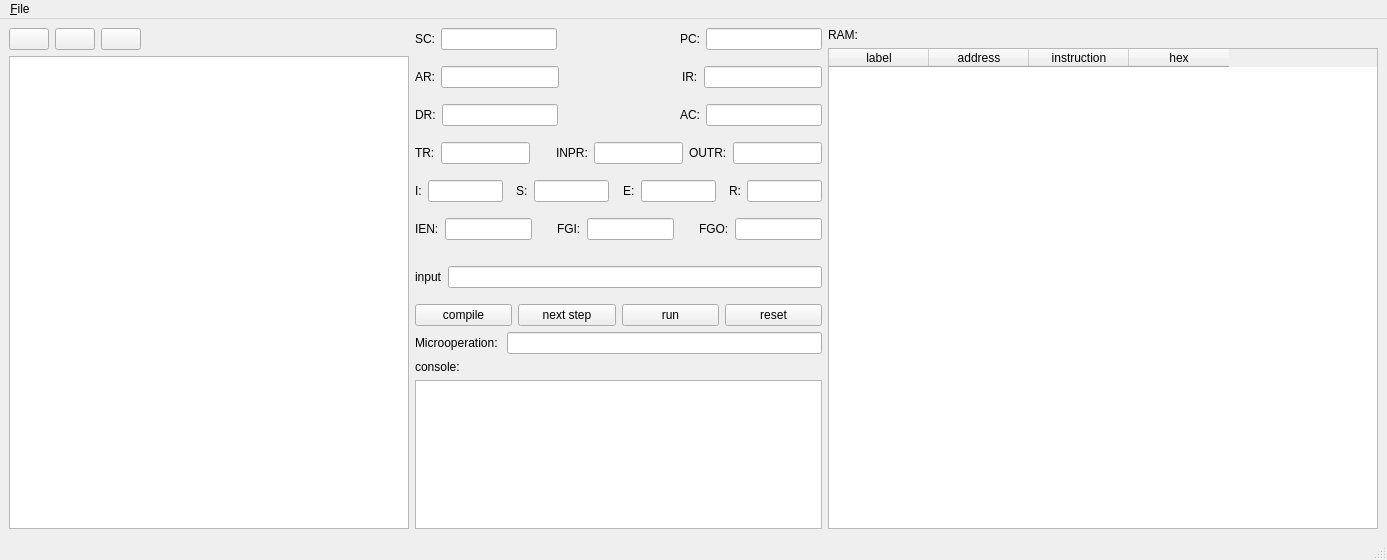
<?xml version="1.0" encoding="UTF-8"?>
<ui version="4.0">
 <class>MainWindow</class>
 <widget class="QMainWindow" name="MainWindow">
  <property name="geometry">
   <rect>
    <x>0</x>
    <y>0</y>
    <width>1387</width>
    <height>560</height>
   </rect>
  </property>
  <property name="minimumSize">
   <size>
    <width>0</width>
    <height>0</height>
   </size>
  </property>
  <property name="windowTitle">
   <string>MainWindow</string>
  </property>
  <widget class="QWidget" name="centralwidget">
   <layout class="QHBoxLayout" name="horizontalLayout_16">
    <item>
     <layout class="QVBoxLayout" name="verticalLayout_2">
      <property name="sizeConstraint">
       <enum>QLayout::SetDefaultConstraint</enum>
      </property>
      <item>
       <layout class="QHBoxLayout" name="horizontalLayout">
        <item>
         <widget class="QPushButton" name="savebtn">
          <property name="cursor">
           <cursorShape>PointingHandCursor</cursorShape>
          </property>
          <property name="statusTip">
           <string>save this file</string>
          </property>
          <property name="text">
           <string/>
          </property>
          <property name="iconSize">
           <size>
            <width>30</width>
            <height>30</height>
           </size>
          </property>
         </widget>
        </item>
        <item>
         <widget class="QPushButton" name="openbtn">
          <property name="cursor">
           <cursorShape>PointingHandCursor</cursorShape>
          </property>
          <property name="statusTip">
           <string>load a text file</string>
          </property>
          <property name="text">
           <string/>
          </property>
          <property name="iconSize">
           <size>
            <width>30</width>
            <height>30</height>
           </size>
          </property>
         </widget>
        </item>
        <item>
         <widget class="QPushButton" name="newbtn">
          <property name="cursor">
           <cursorShape>PointingHandCursor</cursorShape>
          </property>
          <property name="statusTip">
           <string>New text file</string>
          </property>
          <property name="text">
           <string/>
          </property>
          <property name="iconSize">
           <size>
            <width>30</width>
            <height>30</height>
           </size>
          </property>
         </widget>
        </item>
        <item>
         <spacer name="horizontalSpacer">
          <property name="orientation">
           <enum>Qt::Horizontal</enum>
          </property>
          <property name="sizeHint" stdset="0">
           <size>
            <width>40</width>
            <height>20</height>
           </size>
          </property>
         </spacer>
        </item>
       </layout>
      </item>
      <item>
       <widget class="QTextEdit" name="editor">
        <property name="minimumSize">
         <size>
          <width>400</width>
          <height>0</height>
         </size>
        </property>
        <property name="font">
         <font>
          <family>Consolas</family>
          <pointsize>12</pointsize>
         </font>
        </property>
        <property name="cursor" stdset="0">
         <cursorShape>IBeamCursor</cursorShape>
        </property>
        <property name="locale">
         <locale language="English" country="UnitedStates"/>
        </property>
       </widget>
      </item>
     </layout>
    </item>
    <item>
     <layout class="QVBoxLayout" name="verticalLayout_5">
      <item>
       <layout class="QHBoxLayout" name="horizontalLayout_6">
        <property name="bottomMargin">
         <number>10</number>
        </property>
        <item>
         <widget class="QLabel" name="label_2">
          <property name="text">
           <string>SC:</string>
          </property>
         </widget>
        </item>
        <item>
         <widget class="QLineEdit" name="sc_line">
          <property name="minimumSize">
           <size>
            <width>5</width>
            <height>0</height>
           </size>
          </property>
          <property name="readOnly">
           <bool>true</bool>
          </property>
         </widget>
        </item>
        <item>
         <spacer name="horizontalSpacer_2">
          <property name="orientation">
           <enum>Qt::Horizontal</enum>
          </property>
          <property name="sizeHint" stdset="0">
           <size>
            <width>40</width>
            <height>20</height>
           </size>
          </property>
         </spacer>
        </item>
        <item>
         <widget class="QLabel" name="label">
          <property name="text">
           <string>PC:</string>
          </property>
         </widget>
        </item>
        <item>
         <widget class="QLineEdit" name="pc_line">
          <property name="minimumSize">
           <size>
            <width>5</width>
            <height>0</height>
           </size>
          </property>
          <property name="text">
           <string/>
          </property>
          <property name="readOnly">
           <bool>true</bool>
          </property>
         </widget>
        </item>
       </layout>
      </item>
      <item>
       <layout class="QHBoxLayout" name="horizontalLayout_7">
        <property name="bottomMargin">
         <number>10</number>
        </property>
        <item>
         <widget class="QLabel" name="label_4">
          <property name="text">
           <string>AR:</string>
          </property>
         </widget>
        </item>
        <item>
         <widget class="QLineEdit" name="ar_line">
          <property name="readOnly">
           <bool>true</bool>
          </property>
         </widget>
        </item>
        <item>
         <spacer name="horizontalSpacer_3">
          <property name="orientation">
           <enum>Qt::Horizontal</enum>
          </property>
          <property name="sizeHint" stdset="0">
           <size>
            <width>40</width>
            <height>20</height>
           </size>
          </property>
         </spacer>
        </item>
        <item>
         <widget class="QLabel" name="label_3">
          <property name="text">
           <string>IR:</string>
          </property>
         </widget>
        </item>
        <item>
         <widget class="QLineEdit" name="ir_line">
          <property name="readOnly">
           <bool>true</bool>
          </property>
         </widget>
        </item>
       </layout>
      </item>
      <item>
       <layout class="QHBoxLayout" name="horizontalLayout_8">
        <property name="bottomMargin">
         <number>10</number>
        </property>
        <item>
         <widget class="QLabel" name="label_5">
          <property name="text">
           <string>DR:</string>
          </property>
         </widget>
        </item>
        <item>
         <widget class="QLineEdit" name="dr_line">
          <property name="readOnly">
           <bool>true</bool>
          </property>
         </widget>
        </item>
        <item>
         <spacer name="horizontalSpacer_4">
          <property name="orientation">
           <enum>Qt::Horizontal</enum>
          </property>
          <property name="sizeHint" stdset="0">
           <size>
            <width>40</width>
            <height>20</height>
           </size>
          </property>
         </spacer>
        </item>
        <item>
         <widget class="QLabel" name="label_6">
          <property name="text">
           <string>AC:</string>
          </property>
         </widget>
        </item>
        <item>
         <widget class="QLineEdit" name="ac_line">
          <property name="readOnly">
           <bool>true</bool>
          </property>
         </widget>
        </item>
       </layout>
      </item>
      <item>
       <layout class="QHBoxLayout" name="horizontalLayout_9">
        <property name="bottomMargin">
         <number>10</number>
        </property>
        <item>
         <widget class="QLabel" name="label_7">
          <property name="text">
           <string>TR:</string>
          </property>
         </widget>
        </item>
        <item>
         <widget class="QLineEdit" name="tr_line">
          <property name="readOnly">
           <bool>true</bool>
          </property>
         </widget>
        </item>
        <item>
         <spacer name="horizontalSpacer_5">
          <property name="orientation">
           <enum>Qt::Horizontal</enum>
          </property>
          <property name="sizeHint" stdset="0">
           <size>
            <width>40</width>
            <height>20</height>
           </size>
          </property>
         </spacer>
        </item>
        <item>
         <widget class="QLabel" name="label_8">
          <property name="text">
           <string>INPR:</string>
          </property>
         </widget>
        </item>
        <item>
         <widget class="QLineEdit" name="inpr_line">
          <property name="readOnly">
           <bool>true</bool>
          </property>
         </widget>
        </item>
        <item>
         <widget class="QLabel" name="label_9">
          <property name="text">
           <string>OUTR:</string>
          </property>
         </widget>
        </item>
        <item>
         <widget class="QLineEdit" name="outr_line">
          <property name="readOnly">
           <bool>true</bool>
          </property>
         </widget>
        </item>
       </layout>
      </item>
      <item>
       <layout class="QHBoxLayout" name="horizontalLayout_11">
        <property name="bottomMargin">
         <number>10</number>
        </property>
        <item>
         <widget class="QLabel" name="label_12">
          <property name="text">
           <string>I:</string>
          </property>
         </widget>
        </item>
        <item>
         <widget class="QLineEdit" name="i_line">
          <property name="readOnly">
           <bool>true</bool>
          </property>
         </widget>
        </item>
        <item>
         <spacer name="horizontalSpacer_6">
          <property name="orientation">
           <enum>Qt::Horizontal</enum>
          </property>
          <property name="sizeHint" stdset="0">
           <size>
            <width>40</width>
            <height>20</height>
           </size>
          </property>
         </spacer>
        </item>
        <item>
         <widget class="QLabel" name="label_11">
          <property name="text">
           <string>S:</string>
          </property>
         </widget>
        </item>
        <item>
         <widget class="QLineEdit" name="s_line">
          <property name="readOnly">
           <bool>true</bool>
          </property>
         </widget>
        </item>
        <item>
         <spacer name="horizontalSpacer_7">
          <property name="orientation">
           <enum>Qt::Horizontal</enum>
          </property>
          <property name="sizeHint" stdset="0">
           <size>
            <width>40</width>
            <height>20</height>
           </size>
          </property>
         </spacer>
        </item>
        <item>
         <widget class="QLabel" name="label_10">
          <property name="text">
           <string>E:</string>
          </property>
         </widget>
        </item>
        <item>
         <widget class="QLineEdit" name="e_line">
          <property name="readOnly">
           <bool>true</bool>
          </property>
         </widget>
        </item>
        <item>
         <spacer name="horizontalSpacer_8">
          <property name="orientation">
           <enum>Qt::Horizontal</enum>
          </property>
          <property name="sizeHint" stdset="0">
           <size>
            <width>40</width>
            <height>20</height>
           </size>
          </property>
         </spacer>
        </item>
        <item>
         <widget class="QLabel" name="label_13">
          <property name="text">
           <string>R:</string>
          </property>
         </widget>
        </item>
        <item>
         <widget class="QLineEdit" name="r_line">
          <property name="readOnly">
           <bool>true</bool>
          </property>
         </widget>
        </item>
       </layout>
      </item>
      <item>
       <layout class="QHBoxLayout" name="horizontalLayout_12">
        <property name="bottomMargin">
         <number>10</number>
        </property>
        <item>
         <widget class="QLabel" name="label_15">
          <property name="text">
           <string>IEN:</string>
          </property>
         </widget>
        </item>
        <item>
         <widget class="QLineEdit" name="ien_line">
          <property name="readOnly">
           <bool>true</bool>
          </property>
         </widget>
        </item>
        <item>
         <spacer name="horizontalSpacer_9">
          <property name="orientation">
           <enum>Qt::Horizontal</enum>
          </property>
          <property name="sizeHint" stdset="0">
           <size>
            <width>40</width>
            <height>20</height>
           </size>
          </property>
         </spacer>
        </item>
        <item>
         <widget class="QLabel" name="label_16">
          <property name="text">
           <string>FGI:</string>
          </property>
         </widget>
        </item>
        <item>
         <widget class="QLineEdit" name="fgi_line">
          <property name="readOnly">
           <bool>true</bool>
          </property>
         </widget>
        </item>
        <item>
         <spacer name="horizontalSpacer_10">
          <property name="orientation">
           <enum>Qt::Horizontal</enum>
          </property>
          <property name="sizeHint" stdset="0">
           <size>
            <width>40</width>
            <height>20</height>
           </size>
          </property>
         </spacer>
        </item>
        <item>
         <widget class="QLabel" name="label_14">
          <property name="text">
           <string>FGO:</string>
          </property>
         </widget>
        </item>
        <item>
         <widget class="QLineEdit" name="fgo_line">
          <property name="readOnly">
           <bool>true</bool>
          </property>
         </widget>
        </item>
       </layout>
      </item>
      <item>
       <layout class="QHBoxLayout" name="horizontalLayout_14">
        <property name="topMargin">
         <number>10</number>
        </property>
        <property name="bottomMargin">
         <number>10</number>
        </property>
        <item>
         <widget class="QLabel" name="input_lbl">
          <property name="text">
           <string>input</string>
          </property>
         </widget>
        </item>
        <item>
         <widget class="QLineEdit" name="in_line"/>
        </item>
       </layout>
      </item>
      <item>
       <layout class="QHBoxLayout" name="horizontalLayout_5">
        <item>
         <widget class="QPushButton" name="compile_btn">
          <property name="text">
           <string>compile</string>
          </property>
         </widget>
        </item>
        <item>
         <widget class="QPushButton" name="next_btn">
          <property name="text">
           <string>next step</string>
          </property>
         </widget>
        </item>
        <item>
         <widget class="QPushButton" name="run_btn">
          <property name="text">
           <string>run</string>
          </property>
         </widget>
        </item>
        <item>
         <widget class="QPushButton" name="reset_btn">
          <property name="text">
           <string>reset</string>
          </property>
         </widget>
        </item>
       </layout>
      </item>
      <item>
       <layout class="QHBoxLayout" name="horizontalLayout_15">
        <item>
         <widget class="QLabel" name="label_18">
          <property name="text">
           <string>Microoperation: </string>
          </property>
         </widget>
        </item>
        <item>
         <widget class="QLineEdit" name="operation">
          <property name="readOnly">
           <bool>true</bool>
          </property>
         </widget>
        </item>
       </layout>
      </item>
      <item>
       <layout class="QVBoxLayout" name="verticalLayout_3">
        <item>
         <widget class="QLabel" name="test">
          <property name="text">
           <string>console:</string>
          </property>
         </widget>
        </item>
        <item>
         <widget class="QTextBrowser" name="console"/>
        </item>
       </layout>
      </item>
     </layout>
    </item>
    <item>
     <layout class="QVBoxLayout" name="verticalLayout_4">
      <item>
       <widget class="QLabel" name="label_17">
        <property name="text">
         <string>RAM:</string>
        </property>
       </widget>
      </item>
      <item>
       <widget class="QTableWidget" name="ram_tb">
        <property name="minimumSize">
         <size>
          <width>550</width>
          <height>0</height>
         </size>
        </property>
        <property name="mouseTracking">
         <bool>false</bool>
        </property>
        <property name="editTriggers">
         <set>QAbstractItemView::NoEditTriggers</set>
        </property>
        <property name="tabKeyNavigation">
         <bool>false</bool>
        </property>
        <property name="dragDropOverwriteMode">
         <bool>false</bool>
        </property>
        <property name="alternatingRowColors">
         <bool>false</bool>
        </property>
        <property name="selectionMode">
         <enum>QAbstractItemView::SingleSelection</enum>
        </property>
        <property name="selectionBehavior">
         <enum>QAbstractItemView::SelectRows</enum>
        </property>
        <property name="showGrid">
         <bool>true</bool>
        </property>
        <property name="gridStyle">
         <enum>Qt::SolidLine</enum>
        </property>
        <property name="wordWrap">
         <bool>true</bool>
        </property>
        <property name="cornerButtonEnabled">
         <bool>true</bool>
        </property>
        <attribute name="verticalHeaderVisible">
         <bool>false</bool>
        </attribute>
        <column>
         <property name="text">
          <string>label</string>
         </property>
        </column>
        <column>
         <property name="text">
          <string>address</string>
         </property>
        </column>
        <column>
         <property name="text">
          <string>instruction</string>
         </property>
        </column>
        <column>
         <property name="text">
          <string>hex</string>
         </property>
        </column>
       </widget>
      </item>
     </layout>
    </item>
   </layout>
  </widget>
  <widget class="QMenuBar" name="menubar">
   <property name="geometry">
    <rect>
     <x>0</x>
     <y>0</y>
     <width>1387</width>
     <height>26</height>
    </rect>
   </property>
   <widget class="QMenu" name="menu_File">
    <property name="title">
     <string>&amp;File</string>
    </property>
    <addaction name="action_Save"/>
    <addaction name="actionSave_as"/>
    <addaction name="action_Open"/>
    <addaction name="action_New"/>
    <addaction name="action_Exit"/>
   </widget>
   <addaction name="menu_File"/>
  </widget>
  <widget class="QStatusBar" name="statusbar"/>
  <action name="action_Save">
   <property name="icon">
    <iconset>
     <normaloff>:/pic/saveicon</normaloff>:/pic/saveicon</iconset>
   </property>
   <property name="text">
    <string>&amp;Save</string>
   </property>
   <property name="shortcut">
    <string>Ctrl+S</string>
   </property>
  </action>
  <action name="actionSave_as">
   <property name="icon">
    <iconset>
     <normaloff>:/pic/saveasicon</normaloff>:/pic/saveasicon</iconset>
   </property>
   <property name="text">
    <string>Save &amp;as</string>
   </property>
   <property name="shortcut">
    <string>Ctrl+Shift+S</string>
   </property>
  </action>
  <action name="action_Open">
   <property name="icon">
    <iconset>
     <normaloff>:/pic/openicon</normaloff>:/pic/openicon</iconset>
   </property>
   <property name="text">
    <string>&amp;Open</string>
   </property>
   <property name="shortcut">
    <string>Ctrl+O</string>
   </property>
  </action>
  <action name="action_Exit">
   <property name="icon">
    <iconset>
     <normaloff>:/pic/closeicon</normaloff>:/pic/closeicon</iconset>
   </property>
   <property name="text">
    <string>&amp;Exit</string>
   </property>
  </action>
  <action name="action_New">
   <property name="icon">
    <iconset>
     <normaloff>:/pic/newicon</normaloff>:/pic/newicon</iconset>
   </property>
   <property name="text">
    <string>&amp;New</string>
   </property>
   <property name="shortcut">
    <string>Ctrl+N</string>
   </property>
  </action>
 </widget>
 <resources/>
 <connections/>
</ui>
